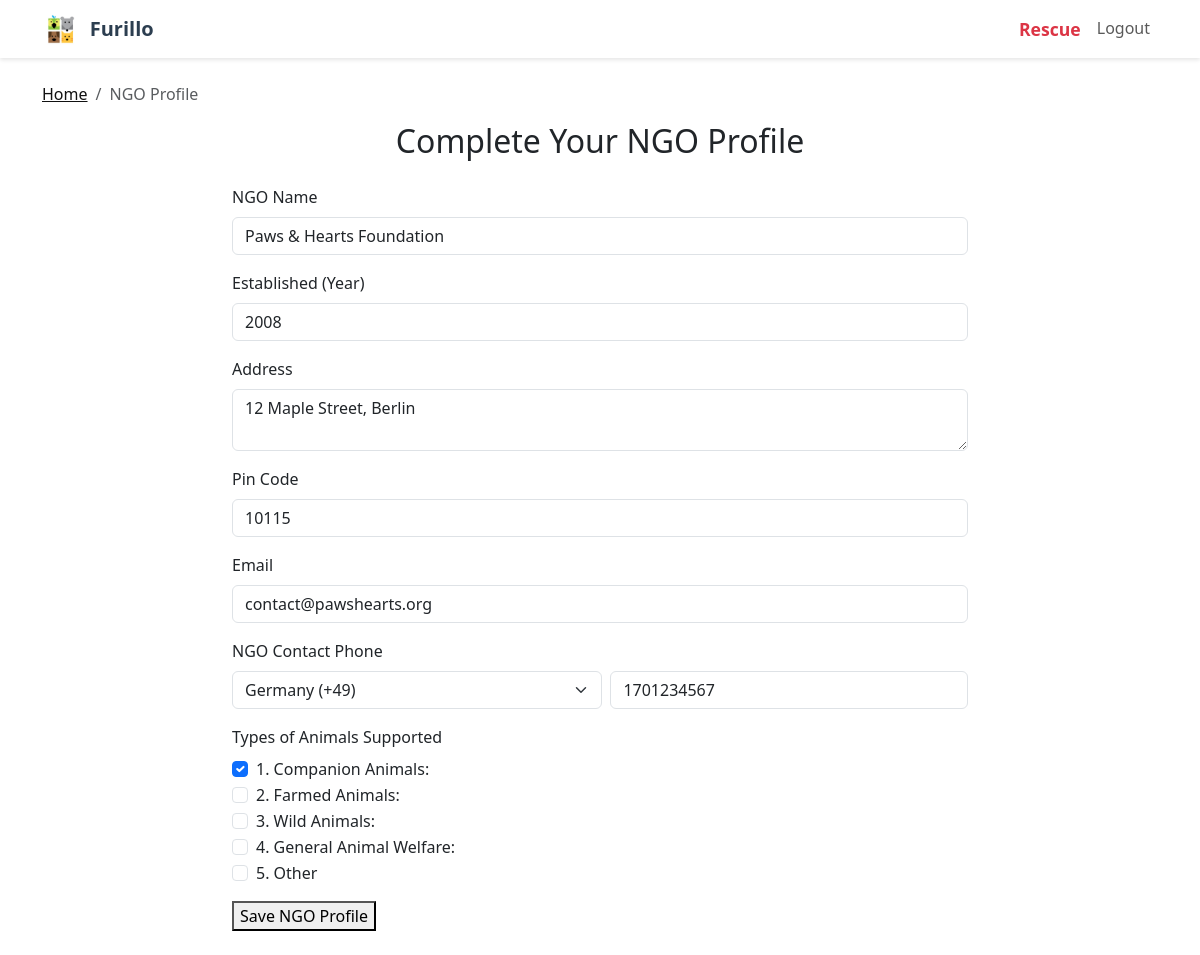
The app's page /ngo/profile (signed in) with its own data.
### models.py (models this page shows)
class User(UserMixin, db.Model):
    id = db.Column(db.Integer, primary_key=True)
    username = db.Column(db.String(80), unique=True, nullable=False)
    email = db.Column(db.String(120), unique=True, nullable=False)
    password_hash = db.Column(db.String(128), nullable=False)
    user_type = db.Column(db.String(10), nullable=False)  # 'user', 'ngo', or 'admin'
    is_profile_complete = db.Column(db.Boolean, default=False)
    full_name = db.Column(db.String(100))
    nickname = db.Column(db.String(50))
    age = db.Column(db.Integer)
    dob = db.Column(db.String(20))
    address = db.Column(db.String(200))
    pin_code = db.Column(db.String(10))
    phone = db.Column(db.String(20))
    ngo_name = db.Column(db.String(100))
    ngo_established = db.Column(db.String(10))
    ngo_occupancy = db.Column(db.Integer)
    ngo_contact = db.Column(db.String(20))
    ngo_types_animals = db.Column(db.String(200))
    pets = db.relationship('Pet', backref='owner', lazy=True)

### app.py (the view, shortened to what this page needs)
@app.route('/ngo/profile', methods=['GET', 'POST'])
@login_required
def ngo_profile():
    if current_user.user_type != 'ngo':
        flash("Access denied.", "danger")
        return redirect_to_dashboard()
    return render_template('ngo_profile.html', ngo=current_user)

### app.py (called while the page is built)
@login_manager.user_loader
def load_user(user_id):
    return User.query.get(int(user_id))

@app.before_request
def create_tables_once():
    if not hasattr(app, 'tables_created'):
        os.makedirs(os.path.join(basedir, 'instance'), exist_ok=True)
        with app.app_context():
            db.create_all()
            if not User.query.filter_by(user_type='admin').first():
                admin = User(
                    username='admin',
                    email='admin@furillo.com',
                    password_hash=generate_password_hash('admin123'),
                    user_type='admin',
                    is_profile_complete=True,
                    full_name='Admin User'
                )
                db.session.add(admin)
                db.session.commit()
        app.tables_created = True

@app.context_processor
def inject_now():
    return {'now': datetime.now}

### templates/ngo_profile.html (shortened to what this page needs)
{% extends 'base.html' %}
{% block breadcrumbs %}
<nav aria-label="breadcrumb">
  <ol class="breadcrumb my-3">
    <li class="breadcrumb-item"><a href="{{ url_for('about') }}" style="color: #111;">Home</a></li>
    <li class="breadcrumb-item active" aria-current="page">NGO Profile</li>
  </ol>
</nav>
{% endblock %}
{% block content %}
<div class="row justify-content-center">
  <div class="col-md-8 col-sm-10">
    <h2 class="mb-4 text-center">Complete Your NGO Profile</h2>
    <form method="POST" novalidate>
      <div class="mb-3">
        <label for="ngo_name" class="form-label">NGO Name</label>
        <input
          type="text"
          name="ngo_name"
          id="ngo_name"
          class="form-control"
          value="{{ ngo.ngo_name or '' }}"
          required
        />
      </div>
      <div class="mb-3">
        <label for="ngo_established" class="form-label">Established (Year)</label>
        <input
          type="text"
          name="ngo_established"
          id="ngo_established"
          class="form-control"
          value="{{ ngo.ngo_established or '' }}"
          required
        />
      </div>
      <div class="mb-3">
        <label for="address" class="form-label">Address</label>
        <textarea
          name="address"
          id="address"
          class="form-control"
          rows="2"
          required>{{ ngo.address or '' }}</textarea>
      </div>
      <div class="mb-3">
        <label for="pin_code" class="form-label">Pin Code</label>
        <input
          type="text"
          name="pin_code"
          id="pin_code"
          class="form-control"
          value="{{ ngo.pin_code or '' }}"
          required
        />
      </div>
      <div class="mb-3">
        <label for="email" class="form-label">Email</label>
        <input
          type="email"
          name="email"
          id="email"
          class="form-control"
          value="{{ ngo.email or '' }}"
          required
        />
      </div>
      <div class="mb-3">
        <label class="form-label">NGO Contact Phone</label>
        <div class="d-flex">
          <select name="ngo_country_code" class="form-select me-2" required>
            <option value="+49" selected>Germany (+49)</option>
          </select>
          <input
            type="tel"
            name="ngo_contact"
            id="ngo_contact"
            class="form-control"
            value="{{ ngo.ngo_contact or '' }}"
            required
            placeholder="Phone number"
            pattern="\d{7,15}"
          />
        </div>
      </div>
      <div class="mb-3">
        <label class="form-label">Types of Animals Supported</label>
        <div id="animal-types-group">
          <div class="form-check">
            <input class="form-check-input" type="checkbox" name="ngo_types_animals" id="companion_animals" value="Companion Animals:" {% if 'Companion Animals:' in (ngo.ngo_types_animals or '') %}checked{% endif %}>
            <label class="form-check-label" for="companion_animals">1. Companion Animals:</label>
          </div>
          <div class="form-check">
            <input class="form-check-input" type="checkbox" name="ngo_types_animals" id="farmed_animals" value="Farmed Animals:" {% if 'Farmed Animals:' in (ngo.ngo_types_animals or '') %}checked{% endif %}>
            <label class="form-check-label" for="farmed_animals">2. Farmed Animals:</label>
          </div>
          <div class="form-check">
            <input class="form-check-input" type="checkbox" name="ngo_types_animals" id="wild_animals" value="Wild Animals:" {% if 'Wild Animals:' in (ngo.ngo_types_animals or '') %}checked{% endif %}>
            <label class="form-check-label" for="wild_animals">3. Wild Animals:</label>
          </div>
          <div class="form-check">
            <input class="form-check-input" type="checkbox" name="ngo_types_animals" id="general_animal_welfare" value="General Animal Welfare:" {% if 'General Animal Welfare:' in (ngo.ngo_types_animals or '') %}checked{% endif %}>
            <label class="form-check-label" for="general_animal_welfare">4. General Animal Welfare:</label>
          </div>
          <div class="form-check">
            <input class="form-check-input" type="checkbox" name="ngo_types_animals" id="other_animals" value="Other" {% if 'Other' in (ngo.ngo_types_animals or '') %}checked{% endif %}>
            <label class="form-check-label" for="other_animals">5. Other</label>
          </div>
        </div>
      </div>
      <button type="submit" class=" btn-primary">Save NGO Profile</button>
    </form>
  </div>
</div>
{% endblock %}

### records on screen
User: ngo_name "Paws & Hearts Foundation", ngo_established "2008", address "12 Maple Street, Berlin", pin_code "10115", email "contact@pawshearts.org", ngo_contact "1701234567", ngo_types_animals "☑"
